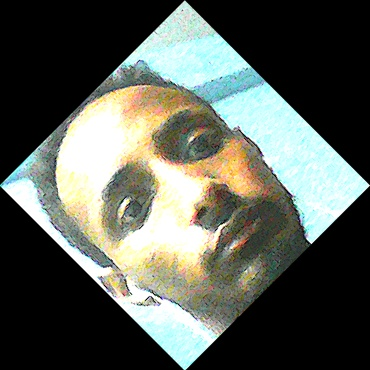
#> input picture AI/dataset/Surafel Melese/hansurea.0.jpg, 370 x 370 px, found by its file name; its folder holds only this picture in this run
$ python FaceTrainer.py
#> lines starting #> are read from the running program, lines starting #| are printed output that depends on the picture
#!C:\Users\SUR\AppData\Local\Programs\Python\Python38-32\python.exe
# -*- coding: utf-8 -*-
print ("Content-Type: text/html")
print()
import os
import cv2
import numpy as np
import cgi
# Command: pip install pillow
from PIL import Image

#Initialize names and path to empty list
names = []
path = []

# Get the names of all the users
for users in os.listdir("E:/5th year/School_Project/Cheating_Detection/face_recognition/dataset"):
    names.append(users)

# Get the path to all the images
for name in names:
    for image in os.listdir("E:/5th year/School_Project/Cheating_Detection/face_recognition/dataset/{}".format(name)):
        path_string = os.path.join("E:/5th year/School_Project/Cheating_Detection/face_recognition/dataset/{}".format(name), image)
        path.append(path_string)


faces = []
ids = []

# For each image create a numpy array and add it to faces list
for img_path in path:
    image = Image.open(img_path).convert("L")
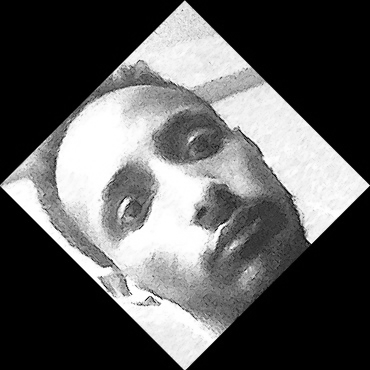
#> image: PIL image 370x370 L; min 0, max 255, mean 93.3

    imgNp = np.array(image, "uint8")

#> (the run stopped early here; a loop or call above may not have finished)

$ run again, on AI/dataset/Surafel Melese/hansurea.100.jpg
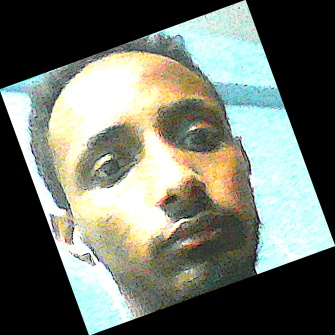
#> input picture AI/dataset/Surafel Melese/hansurea.100.jpg, 335 x 335 px, found by its file name
#> `image = Image.open(img_path).convert("L")`:
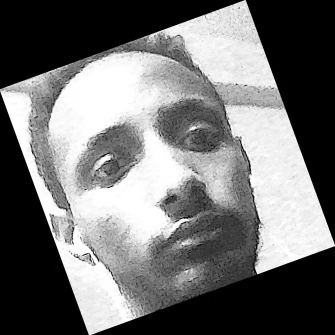
#> image: PIL image 335x335 L; min 0, max 255, mean 113.8
